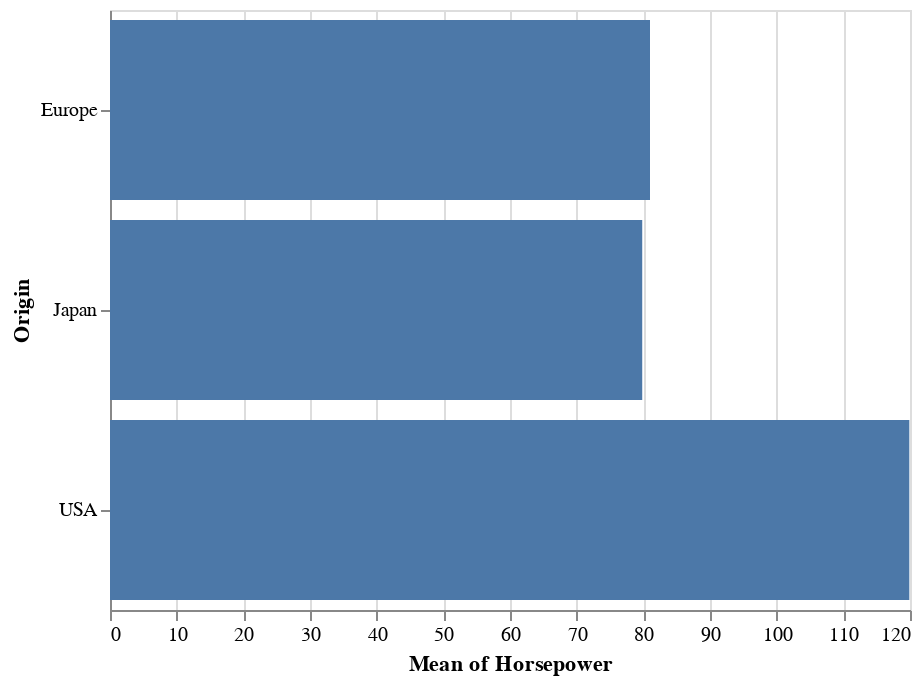

This figure's notebook cell:
### Markdown cell above
### Oppgave: Legg til datatype

Legg til datatype til *encodings*-a for vært av plottene under (f.eks. ``"Horsepower"`` til ``"Horsepower:Q"``

Blir noen av pllotten bedre?

### Code cell
alt.Chart(df).mark_bar().encode(
    y='Origin',
    x='mean(Horsepower):Q'
)

### Figure 1 — Vega-Lite specification as saved in the notebook (floating-point values rounded to 4 significant figures; data arrays with more than 128 entries replaced by an {"elided": "..."} marker saying what was removed)
{"$schema": "https://vega.github.io/schema/vega-lite/v2.6.0.json", "config": {"view": {"height": 300, "width": 400}}, "data": {"name": "data-f02450ab61490a1363517a0190416235"}, "datasets": {"data-f02450ab61490a1363517a0190416235": {"elided": "406 records"}}, "encoding": {"x": {"aggregate": "mean", "field": "Horsepower", "type": "quantitative"}, "y": {"field": "Origin", "type": "nominal"}}, "mark": "bar"}
